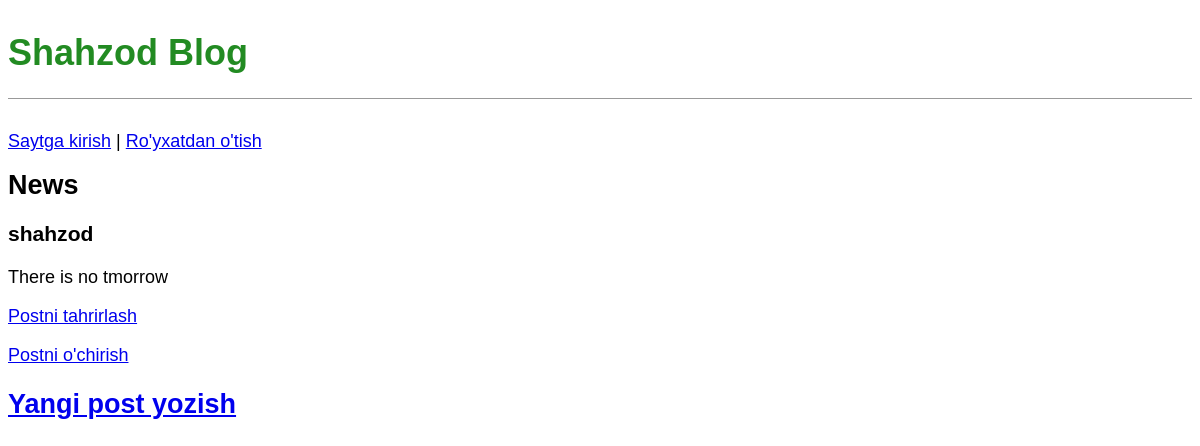
Screenshot of /post/11/ with the database file from the repository.
### blog/models.py (models this page shows, shortened)
class Post(models.Model):
    title = models.CharField(max_length=200)
    author = models.ForeignKey(
        'auth.User',
        on_delete=models.CASCADE
    )
    body = models.TextField()

### blog/views.py (the view)
# urls.py: path('post/<int:pk>/', BlogDetailView.as_view(), name='post_detail'),
class BlogDetailView(DetailView):
    model = Post
    template_name = 'post_detail.html'

### templates/post_detail.html
{% extends 'base.html' %}
{% block content %}
    <div class="post-entry">
        <h2>{{ post.title }}</h2>
        <h3>{{ post.author }}</h3>
        <p>{{ post.body}}</p>
    </div>
    <p><a href="{% url 'post_edit' post.pk %}">Postni tahrirlash</a></p>
    <p><a href="{% url 'post_delete' post.pk %}">Postni o'chirish</a></p>
{% endblock content %}

### static/css/base.css (style rules this page uses)
body { font-family: sans-serif; font-size: 18px; }
.post-entry { margin-botom: 2rem; }
.post-entry h2 { margin: 0.5rem 0; }
.post-entry p { margin: 0; font-weight: 400; }

### rows the page displays
Post: title "News", author "shahzod", body "There is no tmorrow"
